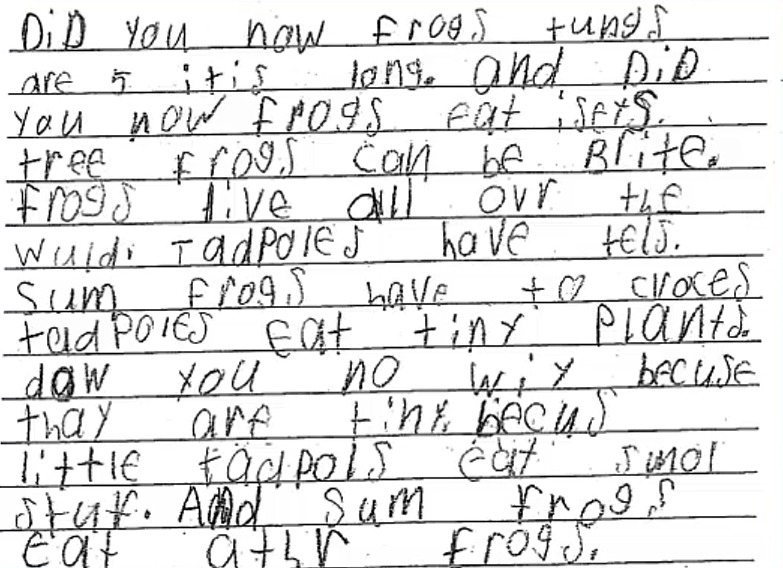
#> input picture uploads/2.jpg, 783 x 568 px; its folder holds only this picture in this run
$ python -i preprocessing.py   (imports and definitions only)
#> lines starting #> are read from the running program, lines starting #| are printed output that depends on the picture; after the words box and inside, x2 and y2 are one past the last pixel; in counts of white or black regions, pixels touching at a corner belong together
import os
import cv2
import numpy as np

def preprocess_image(image_path, size=(128, 128)):
#> called with image_path = '../uploads/2.jpg', size = (128, 128)
    image = cv2.imread(image_path)
#> image is the input picture: shape (568, 783, 3); mean B, G, R 225.4, 225.4, 225.4
    image = cv2.cvtColor(image, cv2.COLOR_BGR2GRAY)
#> image: shape (568, 783)
    image = cv2.GaussianBlur(image, (5, 5), 0)
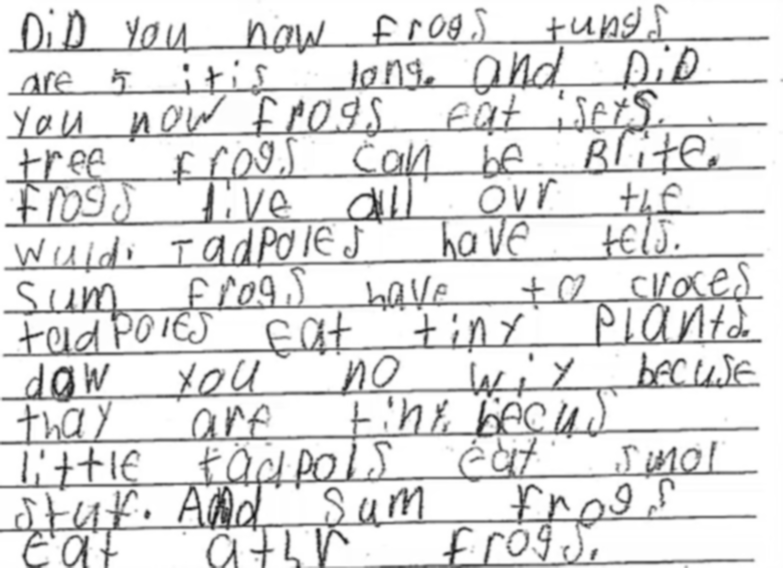
#> image: shape (568, 783); min 20, max 255, mean 225.5
    _, image = cv2.threshold(image, 127, 255, cv2.THRESH_BINARY | cv2.THRESH_OTSU)
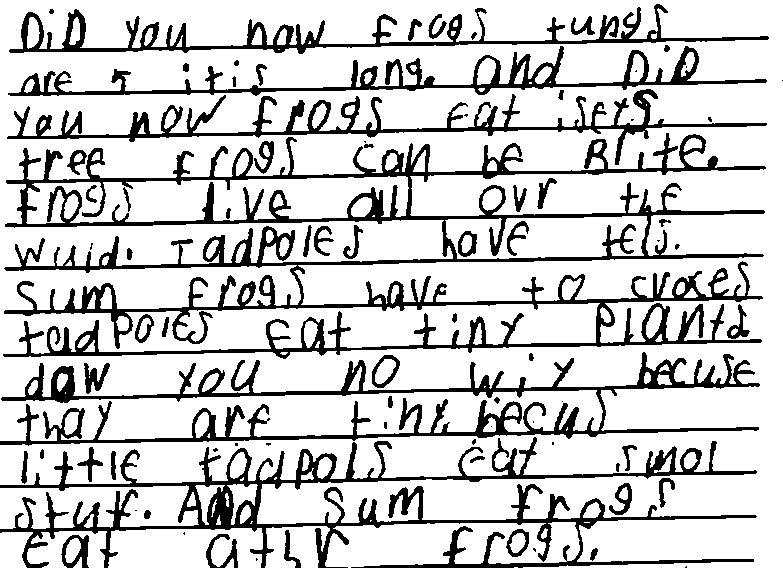
#> image: shape (568, 783); 79.6% white; 80 black regions (22 under 20 px), largest, box (x1, y1, x2, y2) and area: (3, 133, 766, 359) 32930, (0, 437, 757, 568) 17290, (0, 352, 760, 446) 13126
    image = cv2.resize(image, size)
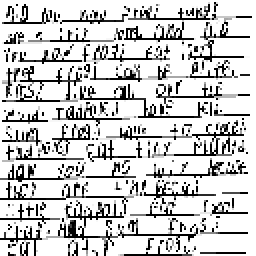
#> image: shape (128, 128) (shown 2 times larger); min 0, max 255, mean 202.6
    return image

def load_dataset(folder_path, label):
    data, labels = [], []
    for img_name in os.listdir(folder_path):
        try:
            img = preprocess_image(os.path.join(folder_path, img_name))
            data.append(img)
            labels.append(label)
        except:
            continue
    return data, labels

>>> result = preprocess_image('../uploads/2.jpg')

$ run again, on uploads/3.jpg
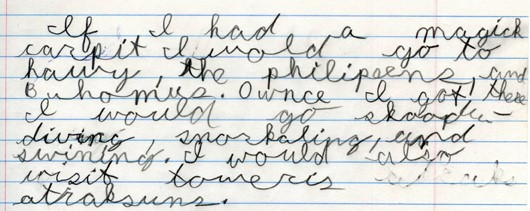
#> input picture uploads/3.jpg, 530 x 211 px
#> in preprocess_image, image is the input picture: shape (211, 530, 3); mean B, G, R 217.1, 220.2, 218.7
#> in preprocess_image, `_, image = cv2.threshold(image, 127, 255, cv2.THRESH_BINARY | cv2.THRE..`:
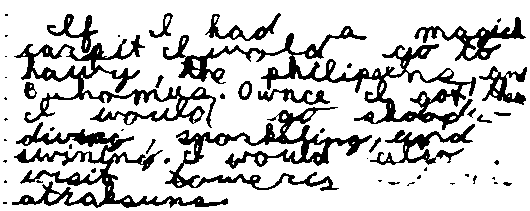
#> image: shape (211, 530); 79.4% white; 53 black regions (30 under 20 px), largest, box (x1, y1, x2, y2) and area: (163, 26, 476, 130) 5388, (12, 122, 228, 208) 4051, (165, 107, 372, 191) 3941
#> in preprocess_image, `image = cv2.resize(image, size)`:
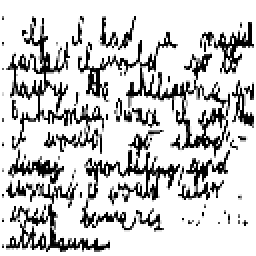
#> image: shape (128, 128) (shown 2 times larger); min 0, max 255, mean 202.1
